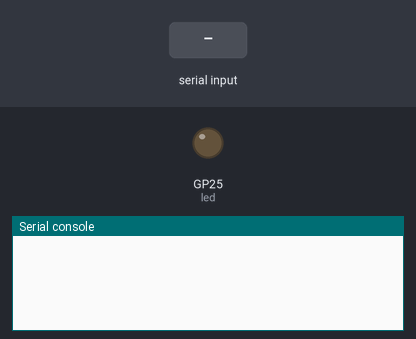
Bench run of a program on a simulated Raspberry Pi Pico running MicroPython. Parts: output pins drawn as LEDs (lit = HIGH), the last lines printed to the serial console. Inputs (shaded band) come from the test bench.

Above: at 1.2 s.
1.3 s: "on\n" received over the second serial link
At 2.5 s:
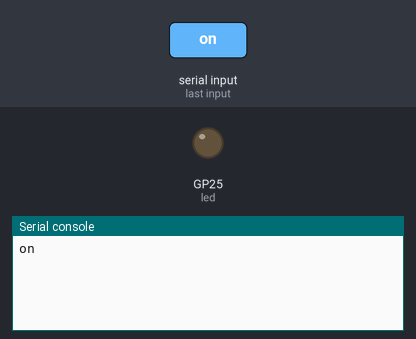
2.8 s: "off\n" received over the second serial link
At 3.6 s:
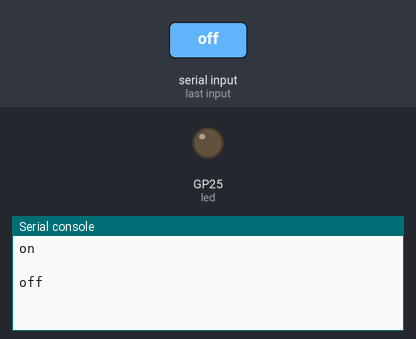

The program:

uart.py
```python
import utime
from machine import Pin
from machine import UART

# UART1 default pins
txPin = Pin(4)
rxPin = Pin(5)

# UART1
uart1 = UART(1, baudrate=115200, tx=txPin, rx=rxPin, timeout=100)

# LED
led = Pin(25, Pin.OUT)
led.value(0)

while True:
    bytesRead = uart1.any()
    if bytesRead > 0:
        #readline returns when it reaches new line or timeout
        buf = uart1.readline()
        msg = buf.decode('UTF-8')
        print(msg)

        if msg.lower() == 'on':
            led.value(1)
            uart1.write('Control LED... ' + str(led.value()) + '\n')
        elif msg.lower() == 'off':
            led.value(0)
            uart1.write('Control LED... ' + str(led.value()) + '\n')
        else :
            uart1.write("Enter 'on' or 'off'\n")  
```

Measured:
- after the input at 1.3 s, the serial console: prints a new line at once (image 1)
- after the input at 2.8 s, the serial console: prints a new line at once (image 2)
